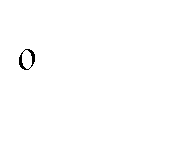
%> input picture 0_1.bmp, 169 x 149 px; its folder holds 4 pictures in this run
$ octave --eval "result = Train;"   (GNU Octave 9; MATLAB toolbox functions it lacks are replaced by stand-ins)
%> lines starting %> are read from the running program, lines starting %| are printed output that depends on the picture; in (x1, y1, x2, y2) boxes, pixels count from 0 and x2, y2 are one past the last pixel; in counts of white or black regions, pixels touching at a corner belong together; the program's own positions count from 1
function [ centers ,    Labels ] = Train()

list=dir('*.bmp');
indx = 1 ;
count=1;
for i = 1:100
       %read an image
    imgs=list(i).name;
    imgs=imread(imgs);
%> imgs: size 149x169 logical; 99.6% white; black in thin lines or dots, all inside (x1, y1, x2, y2) = (19, 49, 35, 70)
    % complement
    imgs = ~imgs ;
    % Croping
      Boxing=regionprops(imgs,'BoundingBox');
%> Boxing = 1 region; box (x1, y1, x2, y2): (19, 49, 35, 70)
      imgs=imcrop(imgs,Boxing.BoundingBox);


      %Equatiob to make dim divided by 3 RESIZE
     [r c]=size(imgs);
%> r = 22; c = 17
    newR=((round(((r/3)-floor(r/3))*3))+floor(r/3))*3-r;
%> newR = 2
    newC=((round(((c/3)-floor(c/3))*3))+floor(c/3))*3-c;
%> newC = 4
    imgs=[imgs;zeros(newR,c)];
    newcol=zeros(newR+r,newC);
    imgs=[imgs newcol];
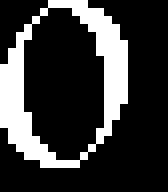
%> imgs: size 24x21 double (shown 8 times larger); values 0 (black) and 1 (white), 22.2% white; 1 white region, box (x1, y1, x2, y2) and area: (0, 0, 16, 21) 112
    [r c]=size(imgs);
%> r = 24; c = 21
    %rimg=imresize(imgs,[30 30]);
    %Divide a corped image into 3*3 matrix
    cells=mat2cell(imgs,[r/3,r/3,r/3],[c/3,c/3,c/3]);
%> cells = 9 items
    Area=(r/3)*(c/3);
%> Area = 56
    %Check if its an empty block or not but val if empty else but centroid
    for j=1:3
        for k=1:3
% [8 lines of commented-out code are left out]
           s=regionprops(cells{k,j},'centroid');

           centroids=cat(1,s.Centroid);
           if(~isnan(centroids))
           centers(i,count)=centroids(1)/Area;
           count=count+1;
           centers(i,count)=centroids(2)/Area;
           count=count+1;
           end
           if(isnan(centroids))
                centers(i,count)=100;
                 count=count+1;
                 centers(i,count)=100;
                 count=count+1;
             end

        end
    end
%> after the loop, centers = [0.0682 0.0909 0.0385 0.0845 0.0798 0.0515 0.0925 0.0649 0.125 0.0804 0.0759 0.058 0.0246 0.114 0.0253 0.064]; count = 17
    count=1;

     Labels (: ,indx ) = i;
     indx= indx +1 ;

     save ('Database.mat','centers' );
end
%> pass 2 of the loop in Train, `for i = 1:100`:
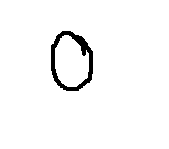
%> input picture 0_10.bmp, 169 x 149 px
%> Boxing = 1 region; box (x1, y1, x2, y2): (51, 31, 93, 91)
%> in Train, `imgs=[imgs;zeros(newR,c)];`:
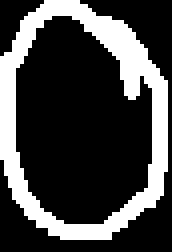
%> imgs: size 63x43 double (shown 4 times larger); values 0 (black) and 1 (white), 26.6% white; 1 white region, box (x1, y1, x2, y2) and area: (0, 0, 42, 60) 720
%> in Train, `imgs=[imgs newcol];`:
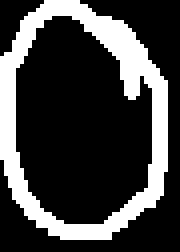
%> imgs: size 63x45 double (shown 4 times larger); values 0 (black) and 1 (white), 25.4% white; 1 white region, box (x1, y1, x2, y2) and area: (0, 0, 42, 60) 720
%> after the loop in Train, `for j=1:3`: centers = 16 columns, first 8: [0.0682 0.0909 0.0385 0.0845 0.0798 0.0515 0.0925 0.0649; 0.0223 0.0331 0.00842 0.0355 0.0259 0.0287 0.0293 0.0211]


end
%> (the run ends here)
